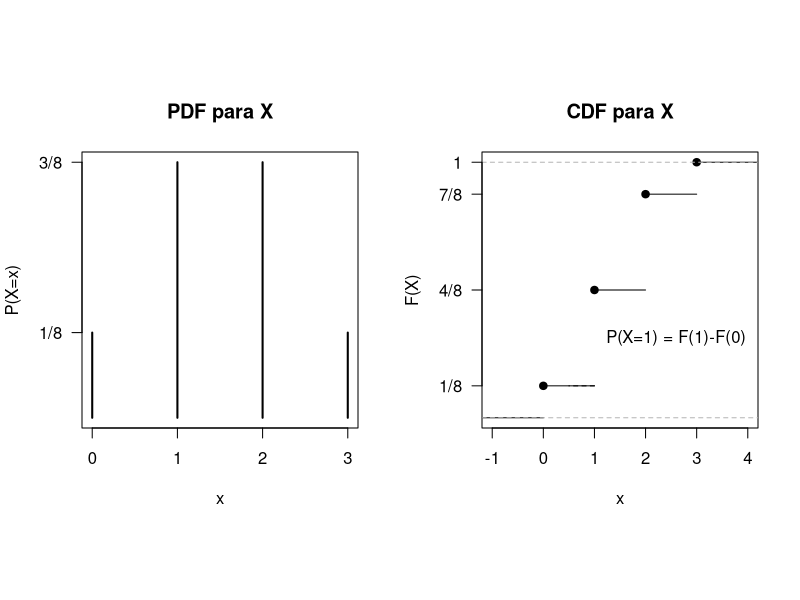
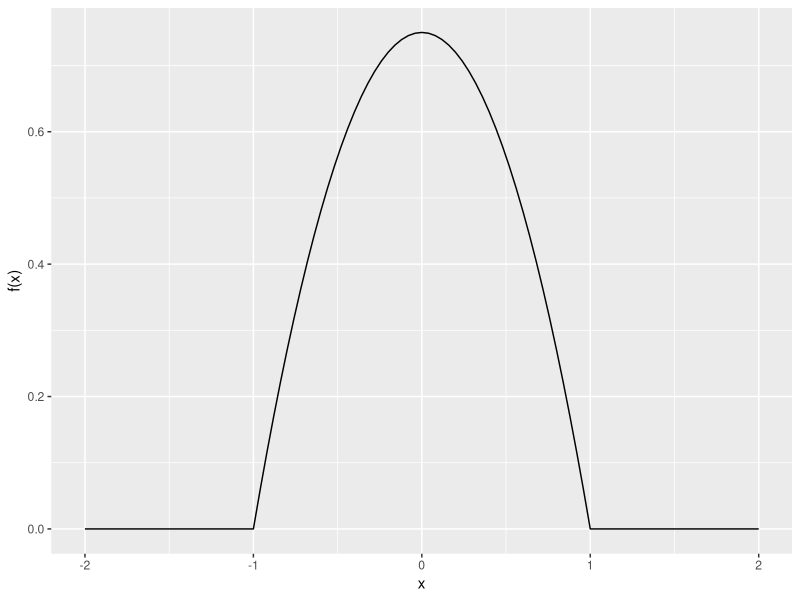
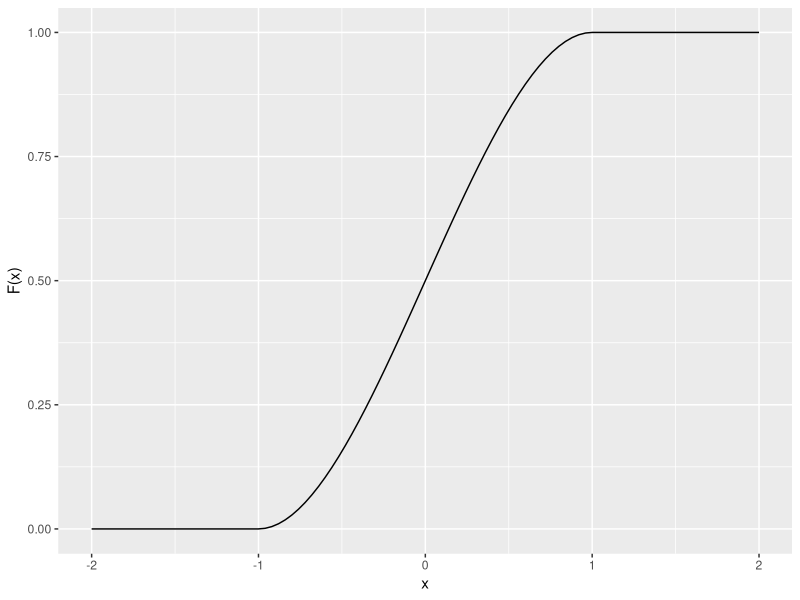
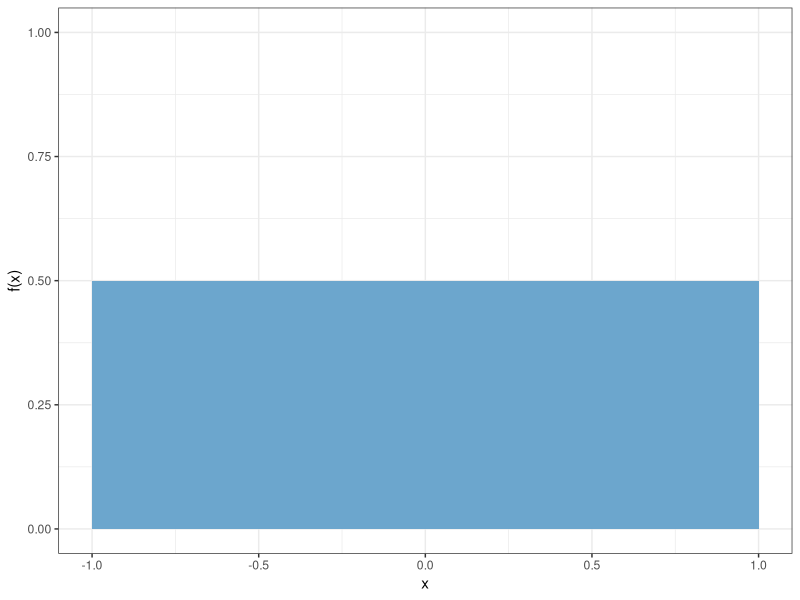
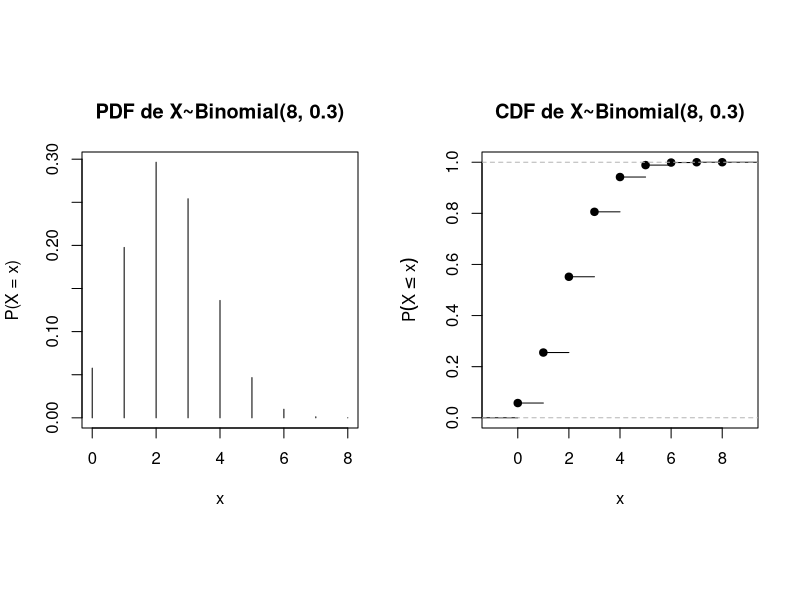

These figures' R source, in order:
## ---- chunk 1
opar <- par(no.readonly = TRUE)
library(MASS) 
par(mfrow=c(1,2), pty = "s")
S <- expand.grid(moneda1 = 0:1, moneda2 = 0:1, moneda3 = 0:1)
n.heads <- apply(S, 1, sum)
cbind(S, n.heads)
## ---- chunk 2
T1 <- table(n.heads)/length(n.heads)
fractions(T1)
## ---- chunk 3
plot(T1, xlab = "x", ylab = "P(X=x)", yaxt = "n", main = "PDF para X") +
axis(2, at =c(1/8, 3/8), labels = c("1/8", "3/8"), las = 1)
## ---- chunk 4
plot(ecdf(n.heads), main = "CDF para X", ylab = "F(X)", xlab = "x",
     yaxt = "n") + 
  axis(2, at = c(1/8, 4/8, 7/8, 1), labels = c("1/8", "4/8", "7/8", "1"),
       las = 1) +
  segments(1, 1/8, 4/8, lty = 2) +
  text(2.6, 2.5/8, "P(X=1) = F(1)-F(0)") 
## ---- chunk 5
x <- c(0,1,2,3)
px <- c(0.029,0.343,0.514,0.114)
EX <- sum(x*px)
MP <- weighted.mean(x, px)
c(EX, MP)
## ---- chunk 6
f <- function(x) {
  y <- 3/4 * (1 - x^2)
  y[x < -1 | x > 1] <- 0
  return(y)
}
## ---- chunk 7
F <- function(x) {
  y <- -x^3/4 + 3 * x/4 + 1/2
  y[x <= -1] <- 0
  y[x > 1] <- 1
  return(y)
}
## ---- chunk 8
library(ggplot2)
graf <-ggplot(data.frame(x = c(-2, 2)), aes(x = x)) 
graf + stat_function(fun = f) + labs(x = "x", y = "f(x)", tittle = "PDF para X") 
graf + stat_function(fun = F) + labs(x = "x", y = "F(x)", tittle = "CDF para X")
## ---- chunk 9
x <- seq(-1, 1, length = 500)
y <- dunif(x, -1, 1)
DF <- data.frame(fx = y)
previous_theme <- theme_set(theme_bw())
ggplot(data = DF, aes(x = x, y = fx)) +
  geom_area(fill = "skyblue3") +
  labs(x = "x", y = "f(x)") +
  ylim(c(0, 1)) +
  theme_set(previous_theme)
## ---- chunk 10
Focos <- c(40, 60, 75, 100, 120)
n <- length(Focos)
media_focos <- (1/n) * sum(Focos)
var_focos <- (1/n) * sum((Focos - media_focos)^{2})
resultado <- c(media_focos, var_focos)
resultado
## ---- chunk 11
opar <- par(no.readonly = TRUE)
par(mfrow = c(1, 2), pty = "s")
x <- 0:8
px <- dbinom(x, 8, 0.3)
plot(x, px, type = "h", xlab = "x", ylab = "P(X = x)",
    main = "PDF de X~Binomial(8, 0.3)") 
xs <- rep(0:8, round(dbinom(0:8, 8, 0.3)*100000, 0))
plot(ecdf(xs), main = "CDF de X~Binomial(8, 0.3)",
    ylab = expression(P(X<=x)), xlab = "x" )
par(opar)
